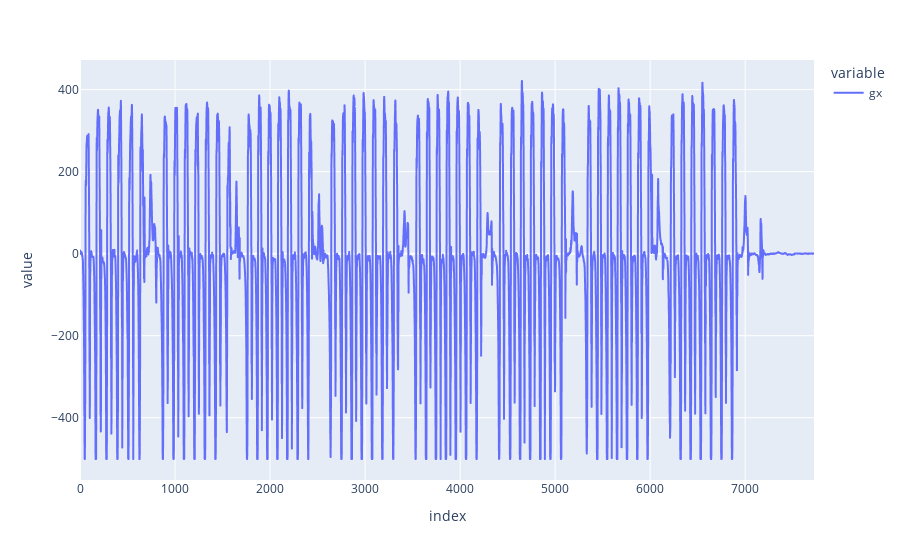

Notebook code for this chart:
### Code cell
px.line(raw)

### Figure 1 — Plotly figure (JSON) as saved in the notebook; plotly's stock layout.template omitted (floating-point values rounded to 4 significant figures; data arrays with more than 128 entries replaced by an {"elided": "..."} marker saying what was removed)
{"data": [{"hovertemplate": "variable=gx<br>index=%{x}<br>value=%{y}<extra></extra>", "legendgroup": "gx", "line": {"color": "#636efa", "dash": "solid"}, "marker": {"symbol": "circle"}, "mode": "lines", "name": "gx", "showlegend": true, "type": "scattergl", "x": {"elided": "7725 int values"}, "xaxis": "x", "y": {"elided": "7725 float values"}, "yaxis": "y"}], "layout": {"legend": {"title": {"text": "variable"}, "tracegroupgap": 0}, "margin": {"t": 60}, "xaxis": {"anchor": "y", "domain": [0, 1], "title": {"text": "index"}}, "yaxis": {"anchor": "x", "domain": [0, 1], "title": {"text": "value"}}}}
